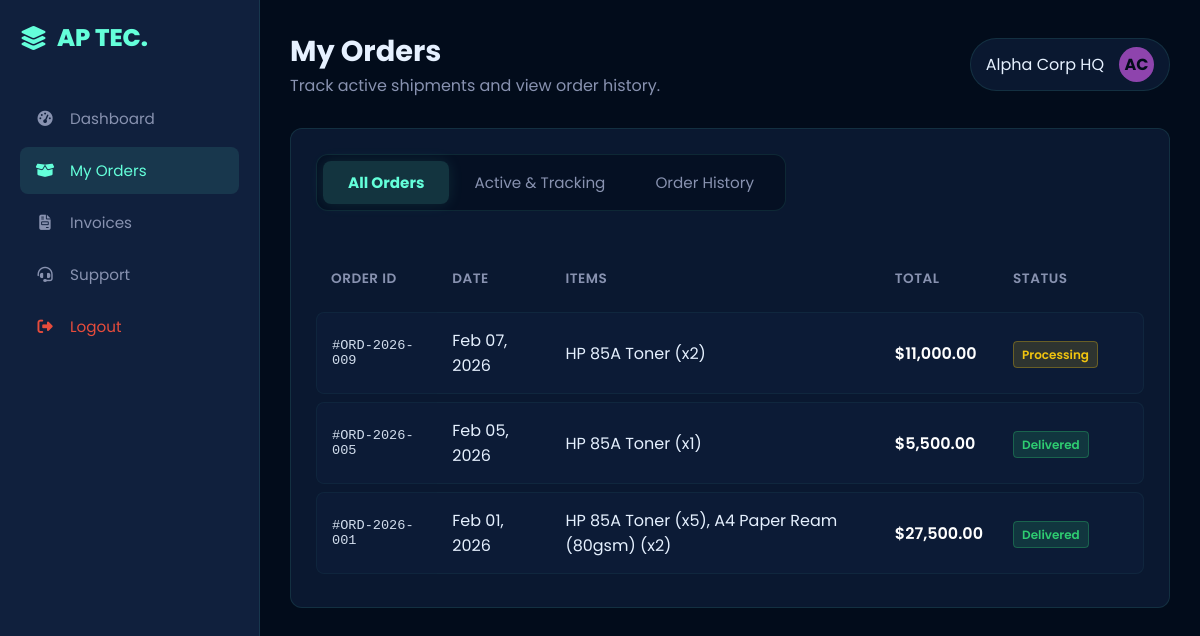
Before: /html/customer_orders.php (signed in) with the older database file.
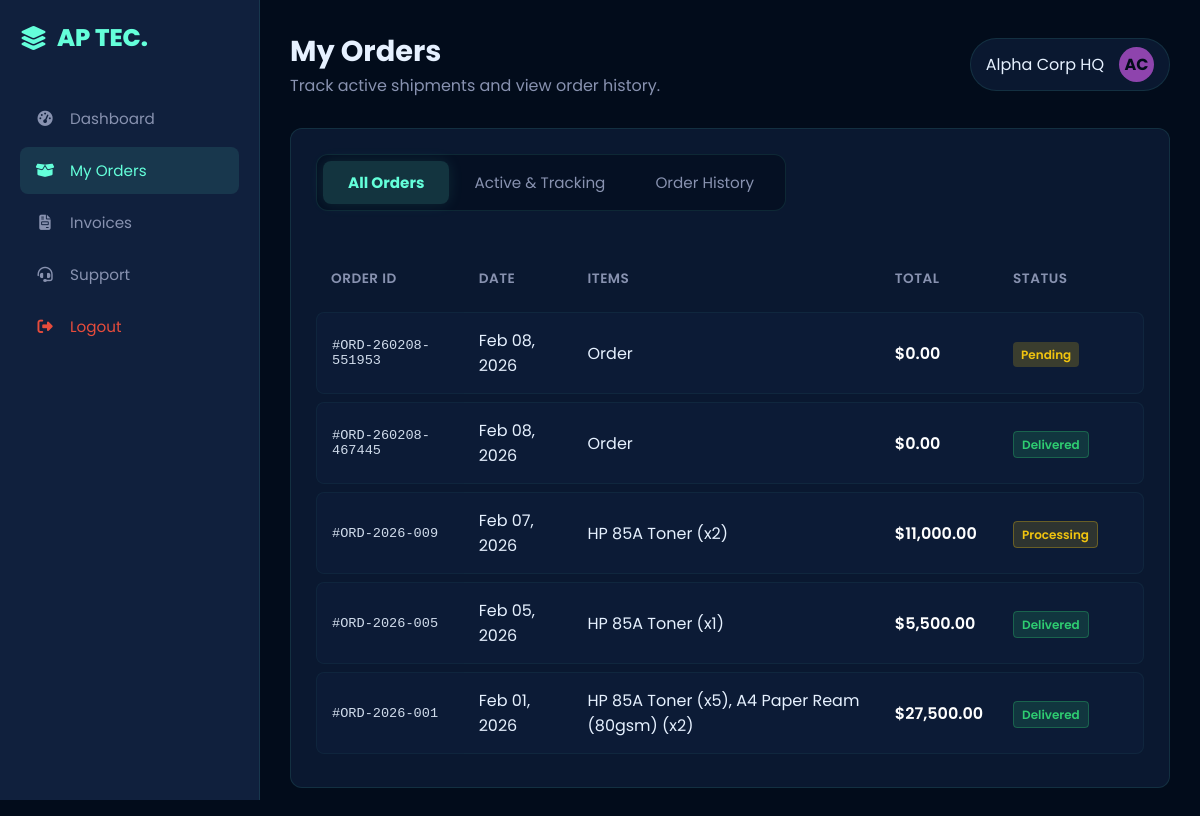
After: the same page with the newer database file.
### tables this page shows
CREATE TABLE `users` (
  `user_id` int(11) NOT NULL AUTO_INCREMENT,
  `username` varchar(50) NOT NULL,
  `password_hash` varchar(255) NOT NULL,
  `full_name` varchar(100) NOT NULL,
  `email` varchar(100) NOT NULL,
  `role` enum('Admin','Owner','Employee','Customer') NOT NULL,
  `avatar_initials` varchar(5) DEFAULT 'U',
  `avatar_color` varchar(20) DEFAULT '#0d2c4d',
  `phone` varchar(20) DEFAULT NULL,
  `address` text DEFAULT NULL,
  `status` enum('Active','Inactive','Banned') DEFAULT 'Active',
  `created_at` timestamp NOT NULL DEFAULT current_timestamp(),
  PRIMARY KEY (`user_id`),
  UNIQUE KEY `username` (`username`),
  UNIQUE KEY `email` (`email`)
);

CREATE TABLE `orders` (
  `order_id` int(11) NOT NULL AUTO_INCREMENT,
  `order_reference` varchar(20) DEFAULT NULL,
  `customer_id` int(11) NOT NULL,
  `order_date` timestamp NOT NULL DEFAULT current_timestamp(),
  `total_amount` decimal(10,2) NOT NULL,
  `status` enum('Pending','Processing','Shipped','Delivered','Cancelled') DEFAULT 'Pending',
  `tracking_step` int(11) DEFAULT 1,
  PRIMARY KEY (`order_id`),
  UNIQUE KEY `order_reference` (`order_reference`),
  KEY `customer_id` (`customer_id`),
  CONSTRAINT `orders_ibfk_1` FOREIGN KEY (`customer_id`) REFERENCES `users` (`user_id`)
);

### html/customer_orders.php (the view, shortened to what this page needs)
<?php
require_once __DIR__ . "/../php/db.php";
$u = require_login(["customer"]);
function h(string $s): string { return htmlspecialchars($s, ENT_QUOTES, "UTF-8"); }
$customerId = (int)($u["user_id"] ?? 0);
$userStmt = $pdo->prepare("SELECT full_name, avatar_initials, avatar_color FROM users WHERE user_id = :id LIMIT 1");
$userStmt->execute([":id" => $customerId]);
$userRow = $userStmt->fetch(PDO::FETCH_ASSOC) ?: [];
$displayName = (string)($userRow["full_name"] ?? $u["full_name"] ?? $u["username"] ?? "Customer");
$avatarInit  = (string)($userRow["avatar_initials"] ?? "U");
$avatarColor = (string)($userRow["avatar_color"] ?? "#0d2c4d");
function badge_class(string $status): string {
  $s = strtolower($status);
  return match ($s) {
    "shipped" => "status-shipped",
    "processing" => "status-processing",
    "delivered" => "status-delivered",
    "cancelled" => "status-inactive",
    "pending" => "status-pending",
    default => "status-pending",
  };
}
$ordersStmt = $pdo->prepare("
  SELECT
    o.order_id,
    o.order_reference,
    o.order_date,
    o.total_amount,
    o.status,
    o.tracking_step,
    COALESCE((
      SELECT GROUP_CONCAT(CONCAT(i.item_name, ' (x', oi.quantity, ')') SEPARATOR ', ')
      FROM order_items oi
      JOIN inventory i ON i.item_id = oi.item_id
      WHERE oi.order_id = o.order_id
    ), 'Order') AS items_summary
  FROM orders o
  WHERE o.customer_id = :cid
  ORDER BY o.order_date DESC
");
$ordersStmt->execute([":cid" => $customerId]);
$orders = $ordersStmt->fetchAll(PDO::FETCH_ASSOC);
function money(float $v): string { return number_format($v, 2, ".", ","); }
?>
<!doctype html>
<html lang="en">
  <head>
    <link
      rel="stylesheet"
      href="https://cdnjs.cloudflare.com/ajax/libs/font-awesome/6.4.0/css/all.min.css"
    />
    <link rel="stylesheet" href="../css/style.css" />
  </head>
  <body>
    <div class="dashboard-container">
      <aside class="sidebar">
        <div class="sidebar-brand">
          <i class="fa-solid fa-layer-group"></i> AP TEC.
        </div>
        <ul class="nav-menu">
          <li class="nav-item">
            <a href="customer_dashboard.php" class="nav-link">
              <i class="fa-solid fa-gauge-high"></i> Dashboard
            </a>
          </li>
          <li class="nav-item">
            <a href="customer_orders.php" class="nav-link active">
              <i class="fa-solid fa-box-open"></i> My Orders
            </a>
          </li>
          <li class="nav-item">
            <a href="customer_invoices.php" class="nav-link">
              <i class="fa-solid fa-file-invoice"></i> Invoices
            </a>
          </li>
          <li class="nav-item">
            <a href="customer_support.php" class="nav-link">
              <i class="fa-solid fa-headset"></i> Support
            </a>
          </li>
          <li class="nav-item" style="margin-top: auto">
            <a
              href="../index.html"
              class="nav-link logout-btn"
              style="color: #e74c3c"
            >
              <i class="fa-solid fa-right-from-bracket"></i> Logout
            </a>
          </li>
        </ul>
      </aside>
      <main class="main-content">
        <header class="top-bar">
          <div class="page-title">
            <h1>My Orders</h1>
            <p style="color: var(--secondary)">
              Track active shipments and view order history.
            </p>
          </div>
          <div class="user-profile">
            <span><?= h($displayName) ?></span>
            <div class="user-avatar" style="background: <?= h($avatarColor) ?>"><?= h($avatarInit) ?></div>
          </div>
        </header>
        <div class="dashboard-grid">
          <div class="wide-widget" style="grid-column: span 4; height: auto">
            <div class="tab-container">
              <button class="tab-btn active" data-filter="all">
                All Orders
              </button>
              <button class="tab-btn" data-filter="active">
                Active & Tracking
              </button>
              <button class="tab-btn" data-filter="history">
                Order History
              </button>
            </div>
            <table class="table-responsive">
              <thead>
                <tr>
                  <th>Order ID</th>
                  <th>Date</th>
                  <th>Items</th>
                  <th>Total</th>
                  <th>Status</th>
                </tr>
              </thead>
              <tbody>
                <?php if (!$orders): ?>
                  <tr>
                    <td colspan="6" style="color: var(--secondary); padding: 16px;">
                      No orders found.
                    </td>
                  </tr>
                <?php else: ?>
                  <?php foreach ($orders as $o): ?>
                    <?php
                      $orderId = (int)$o["order_id"];
                      $ref = (string)($o["order_reference"] ?? ("ORD-" . $orderId));
                      $status = (string)$o["status"];
                      $items = (string)$o["items_summary"];
                      $dateLabel = date("M d, Y", strtotime((string)$o["order_date"]));
                      $total = (float)$o["total_amount"];
                      $badge = badge_class($status);
                    ?>
                    <tr class="order-row" data-status="<?= h($status) ?>" data-order-id="<?= $orderId ?>">
                      <td class="font-mono">#<?= h($ref) ?></td>
                      <td><?= h($dateLabel) ?></td>
                      <td><?= h($items) ?></td>
                      <td style="color: white; font-weight: 600">$<?= h(money($total)) ?></td>
                      <td>
                        <span class="status-badge <?= h($badge) ?>"><?= h($status) ?></span>
                      </td>
                      <td>
                      </td>
                    </tr>
                  <?php endforeach; ?>
                <?php endif; ?>
              </tbody>
            </table>
          </div>
        </div>
      </main>
    </div>
  </body>
</html>

Changed rows visible on the page:
added orders: order_reference "ORD-260208-551953", order_date "Feb 08, 2026", items "Order", total_amount "0.00", status "Pending"
added orders: order_reference "ORD-260208-467445", order_date "Feb 08, 2026", items "Order", total_amount "0.00", status "Delivered"
